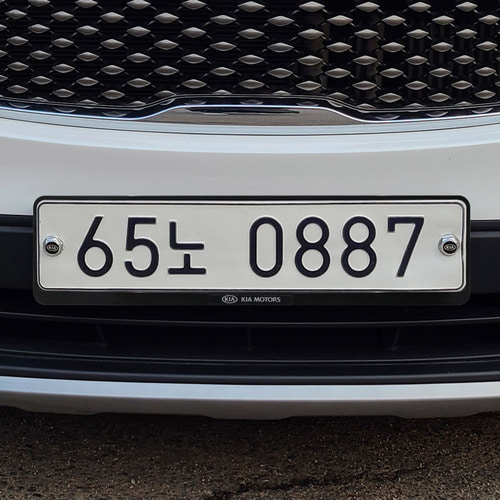
#> input picture hyunjun/car44.jpg, 500 x 500 px, found by its file name
$ python main.py
#> lines starting #> are read from the running program, lines starting #| are printed output that depends on the picture; after the words box and inside, x2 and y2 are one past the last pixel; in counts of white or black regions, pixels touching at a corner belong together
# https://velog.io/@mactto3487/%ED%94%84%EB%A1%9C%EC%A0%9D%ED%8A%B8-OpenCV-%EC%9E%90%EB%8F%99%EC%B0%A8-%EB%B2%88%ED%98%B8%ED%8C%90-%EC%9D%B8%EC%8B%9D#1-%EB%9D%BC%EC%9D%B4%EB%B8%8C%EB%9F%AC%EB%A6%AC-%ED%98%B8%EC%B6%9C
import cv2
import numpy as np
import matplotlib.pyplot as plt
import pytesseract
import re
plt.style.use('dark_background')

img_ori = cv2.imread('/Users/youngwonchoi/Desktop/20240307/01.FinalProject/ML/hyunjun/car44.jpg')
#> img_ori is the input picture: shape (500, 500, 3); mean B, G, R 81.2, 78.8, 79.1

height, width, channel = img_ori.shape
#> height = 500; width = 500; channel = 3

print(height, width, channel)
#| 500 500 3

gray = cv2.cvtColor(img_ori, cv2.COLOR_BGR2GRAY)

hsv = cv2.cvtColor(img_ori, cv2.COLOR_BGR2HSV)
#> hsv: shape (500, 500, 3); mean H, S, V 85.9, 59.5, 83.9
gray = hsv[:, :, 2]

img_thresh = cv2.adaptiveThreshold(
    gray,
    maxValue=255.0,
    adaptiveMethod=cv2.ADAPTIVE_THRESH_GAUSSIAN_C,
    thresholdType=cv2.THRESH_BINARY_INV,
    blockSize=19,
    C=9
)
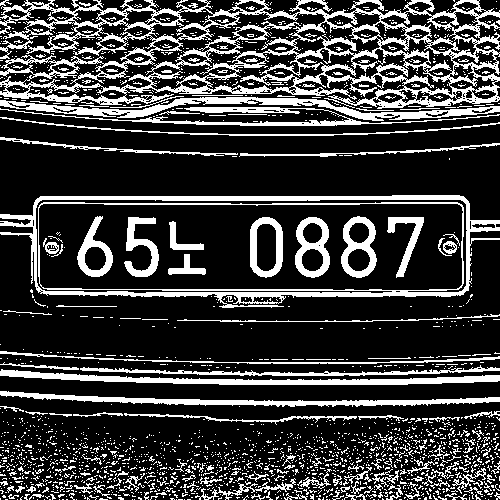
#> img_thresh: shape (500, 500); 23.6% white; 2028 white regions (1881 under 20 px), largest, box (x1, y1, x2, y2) and area: (0, 0, 500, 109) 17671, (0, 195, 500, 308) 7254, (0, 97, 500, 121) 3126

img_blurred = cv2.GaussianBlur(gray, ksize=(5, 5), sigmaX=0)
img_blur_thresh = cv2.adaptiveThreshold(
    img_blurred,
    maxValue=255.0,
    adaptiveMethod=cv2.ADAPTIVE_THRESH_GAUSSIAN_C,
    thresholdType=cv2.THRESH_BINARY_INV,
    blockSize=19,
    C=9
)
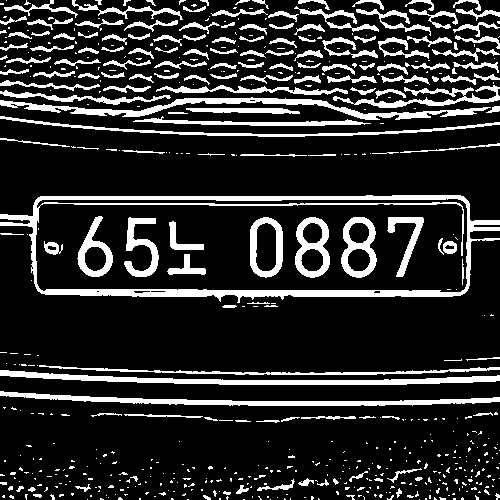
#> img_blur_thresh: shape (500, 500); 17.1% white; 595 white regions (435 under 20 px)
#사진의 윤곽선 따기
contours, _ = cv2.findContours(
    img_blur_thresh,
    mode=cv2.RETR_LIST,
    method=cv2.CHAIN_APPROX_SIMPLE
)
#> contours = 612 contours, 480 with area under 20; largest, box (x1, y1, x2, y2) and area: (0, 195, 500, 303) 43932, (35, 198, 468, 293) 38528, (0, 370, 500, 385) 2148, (0, 97, 491, 120) 2082, (0, 391, 500, 406) 1940
#사각형의 형태로 그려내기
temp_result = np.zeros((height, width, channel), dtype=np.uint8)

contours_dict = []

for contour in contours:
    x, y, w, h = cv2.boundingRect(contour)
    # cv2.rectangle(temp_result, pt1=(x,y), pt2=(x+w, y+h), color=(255,255,255), thickness=2)

    contours_dict.append({
        'contour': contour,
        'x': x,
        'y': y,
        'w': w,
        'h': h,
        'cx': x + (w / 2),
        'cy': y + (h / 2)
    })
#> this loop made 612 passes
#> (x, y, w, h) on passes 1, 2, 5: (419, 499, 1, 1), (270, 499, 1, 1), (87, 499, 1, 1)
#> after the loop, contours_dict = 612 items

#번호판 글자 추려내기
MIN_AREA = 80
MIN_WIDTH, MIN_HEIGHT=2, 8
MIN_RATIO, MAX_RATIO = 0.25, 1.0

possible_contours = []

cnt = 0
for d in contours_dict:
    area = d['w'] * d['h']
    ratio = d['w'] / d['h']

    if area > MIN_AREA \
    and d['w'] > MIN_WIDTH and d['h'] > MIN_HEIGHT \
    and MIN_RATIO < ratio < MAX_RATIO:
        d['idx'] = cnt
        cnt += 1
        possible_contours.append(d)
#> this loop made 612 passes
#> (area, ratio) on passes 16, 29, 32, 33, 35, 36, 39, 47, 48, 50, 56, 60: (21, 2.33), (20, 0.8), (21, 2.33), (35, 1.4), (45, 1.8), (40, 1.6), (20, 1.25), (30, 0.833), (36, 2.25), (35, 0.714), (28, 1.75), (24, 0.667)
#> after the loop, cnt = 10; possible_contours = 10 items

temp_result = np.zeros((height, width, channel), dtype = np.uint8)

for d in possible_contours:
    cv2.rectangle(temp_result, pt1=(d['x'], d['y']), pt2=(d['x']+d['w'], d['y']+d['h']), color=(255, 255, 255), thickness=2)
#> this loop made 10 passes
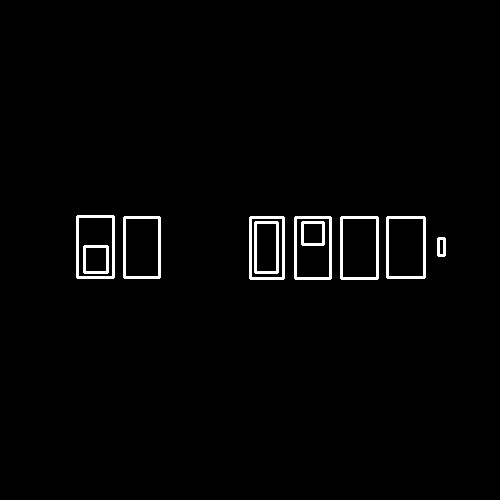
#> temp_result: shape (500, 500, 3); 1.8% white; 10 white regions, largest, box (x1, y1, x2, y2) and area: (76, 215, 115, 279) 578, (340, 216, 379, 280) 578, (386, 216, 426, 279) 578


#번호판의 특성 기준 강화
MAX_DIAG_MULTIPLYER = 5
MAX_ANGLE_DIFF = 12.0
MAX_AREA_DIFF = 0.5
MAX_WIDTH_DIFF = 0.8
MAX_HEIGHT_DIFF = 0.2
MIN_N_MATCHED = 3

def find_chars(contour_list):
    matched_result_idx = []

    for d1 in contour_list:
        matched_contours_idx = []
        for d2 in contour_list:
            if d1['idx'] == d2['idx']:
                continue

            dx = abs(d1['cx'] - d2['cx'])
            dy = abs(d1['cy'] - d2['cy'])

            diagonal_length1 = np.sqrt(d1['w'] ** 2 + d1['h'] ** 2)

            distance = np.linalg.norm(np.array([d1['cx'], d1['cy']]) - np.array([d2['cx'], d2['cy']]))
            if dx == 0:
                angle_diff = 90
            else:
                angle_diff = np.degrees(np.arctan(dy / dx))
            area_diff = abs(d1['w'] * d1['h'] - d2['w'] * d2['h']) / (d1['w'] * d1['h'])
            width_diff = abs(d1['w'] - d2['w']) / d1['w']
            height_diff = abs(d1['h'] - d2['h']) / d1['h']

            if distance < diagonal_length1 * MAX_DIAG_MULTIPLYER \
            and angle_diff < MAX_ANGLE_DIFF and area_diff < MAX_AREA_DIFF \
            and width_diff < MAX_WIDTH_DIFF and height_diff < MAX_HEIGHT_DIFF:
                matched_contours_idx.append(d2['idx'])

        matched_contours_idx.append(d1['idx'])

        if len(matched_contours_idx) < MIN_N_MATCHED:
            continue

        matched_result_idx.append(matched_contours_idx)

        unmatched_contour_idx = []
        for d4 in contour_list:
            if d4['idx'] not in matched_contours_idx:
                unmatched_contour_idx.append(d4['idx'])

        unmatched_contour = np.take(possible_contours, unmatched_contour_idx)

        recursive_contour_list = find_chars(unmatched_contour)

        for idx in recursive_contour_list:
            matched_result_idx.append(idx)

        break
#> this loop made 5 passes
#> after the loop, matched_result_idx = [[5, 6, 7, 8, 9, 4]]

    return matched_result_idx

result_idx = find_chars(possible_contours)
#> result_idx = [[5, 6, 7, 8, 9, 4]]

matched_result = []
for idx_list in result_idx:
    matched_result.append(np.take(possible_contours, idx_list))
#> this loop made 1 pass
#> after the loop, matched_result = 1 item

temp_result = np.zeros((height, width, channel), dtype=np.uint8)
#> temp_result: shape (500, 500, 3); every value is 0

for r in matched_result:
    for d in r:
        cv2.rectangle(temp_result, pt1=(d['x'], d['y']), pt2=(d['x']+d['w'], d['y']+d['h']), color=(255,255,255), thickness=2)
#> this loop made 1 pass
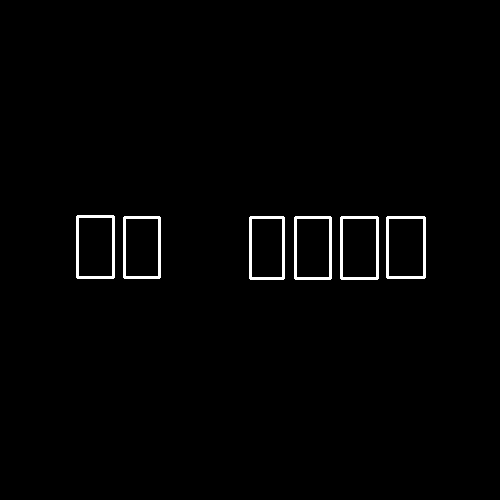
#> temp_result: shape (500, 500, 3); 1.4% white; 6 white regions, box (x1, y1, x2, y2) and area: (76, 215, 115, 279) 578, (340, 216, 379, 280) 578, (386, 216, 426, 279) 578, (294, 216, 332, 280) 572, (123, 216, 161, 279) 566, (249, 216, 285, 280) 560

plt.figure(figsize=(8, 6))
plt.imshow(temp_result, cmap='gray')


#번호판 정방향화
PLATE_WIDTH_PADDING = 1.3 # 1.3
PLATE_HEIGHT_PADDING = 1.5 # 1.5
MIN_PLATE_RATIO = 3
MAX_PLATE_RATIO = 10

plate_imgs = []
plate_infos = []

for i, matched_chars in enumerate(matched_result):
    sorted_chars = sorted(matched_chars, key=lambda x: x['cx'])

    plate_cx = (sorted_chars[0]['cx'] + sorted_chars[-1]['cx']) / 2
    plate_cy = (sorted_chars[0]['cy'] + sorted_chars[-1]['cy']) / 2

    plate_width = (sorted_chars[-1]['x'] + sorted_chars[-1]['w'] - sorted_chars[0]['x']) * PLATE_WIDTH_PADDING

    sum_height = 0
    for d in sorted_chars:
        sum_height += d['h']

    plate_height = int(sum_height / len(sorted_chars) * PLATE_HEIGHT_PADDING)

    triangle_height = sorted_chars[-1]['cy'] - sorted_chars[0]['cy']
    triangle_hypotenus = np.linalg.norm(
        np.array([sorted_chars[0]['cx'], sorted_chars[0]['cy']]) -
        np.array([sorted_chars[-1]['cx'], sorted_chars[-1]['cy']])
    )

    angle = np.degrees(np.arcsin(triangle_height / triangle_hypotenus))

    rotation_matrix = cv2.getRotationMatrix2D(center=(plate_cx, plate_cy), angle=angle, scale=1.0)

    img_rotated = cv2.warpAffine(img_thresh, M=rotation_matrix, dsize=(width, height))

    img_cropped = cv2.getRectSubPix(
        img_rotated,
        patchSize=(int(plate_width), int(plate_height)),
        center=(int(plate_cx), int(plate_cy))
    )

    if img_cropped.shape[1] / img_cropped.shape[0] < MIN_PLATE_RATIO or img_cropped.shape[1] / img_cropped.shape[0] < MIN_PLATE_RATIO > MAX_PLATE_RATIO:
        continue

    plate_imgs.append(img_cropped)
    plate_infos.append({
        'x': int(plate_cx - plate_width / 2),
        'y': int(plate_cy - plate_height / 2),
        'w': int(plate_width),
        'h': int(plate_height)
    })
#> this loop made 1 pass
#> (plate_cx, plate_cy, plate_width, plate_height, triangle_height, triangle_hypotenus, angle) on pass 1: (250.2, 246.8, 451.1, 91, 0.5, 310.5, 0.0923)
#> pass 1, `img_cropped = cv2.getRectSubPix( img_rotated, patchSize=(int(plate_wid..`:
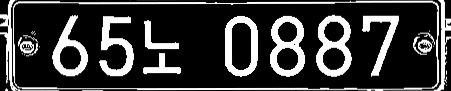
#> img_cropped: shape (91, 451); min 0, max 255, mean 57.4
#> after the loop, plate_imgs = 1 item; plate_infos = 1 item

#번호판 선별을 못할경우 후보군
longest_idx, longest_text = -1, 0
plate_chars = []

for i, plate_img in enumerate(plate_imgs):
    plate_img = cv2.resize(plate_img, dsize=(0, 0), fx=1.6, fy=1.6)
    _, plate_img = cv2.threshold(plate_img, thresh=0.0, maxval=255.0, type=cv2.THRESH_BINARY | cv2.THRESH_OTSU)

    # find contours again (same as above)
    contours, _ = cv2.findContours(plate_img, mode=cv2.RETR_LIST, method=cv2.CHAIN_APPROX_SIMPLE)

    plate_min_x, plate_min_y = plate_img.shape[1], plate_img.shape[0]
    plate_max_x, plate_max_y = 0, 0

    for contour in contours:
        x, y, w, h = cv2.boundingRect(contour)

        area = w * h
        ratio = w / h

        if area > MIN_AREA \
        and w > MIN_WIDTH and h > MIN_HEIGHT \
        and MIN_RATIO < ratio < MAX_RATIO:
            if x < plate_min_x:
                plate_min_x = x
            if y < plate_min_y:
                plate_min_y = y
            if x + w > plate_max_x:
                plate_max_x = x + w
            if y + h > plate_max_y:
                plate_max_y = y + h

    img_result = plate_img[plate_min_y:plate_max_y, plate_min_x:plate_max_x]

#tesseract를 사용한 번호판 문자열 검출
    img_result = cv2.GaussianBlur(img_result, ksize=(3, 3), sigmaX=0)
    _, img_result = cv2.threshold(img_result, thresh=0.0, maxval=255.0, type=cv2.THRESH_BINARY | cv2.THRESH_OTSU)
    img_result = cv2.copyMakeBorder(img_result, top=10, bottom=10, left=10, right=10, borderType=cv2.BORDER_CONSTANT, value=(0,0,0))

    pytesseract.tesseract_cmd = '/opt/homebrew/Cellar/tesseract/5.4.1/share/tessdata' #TesseractNotFoundError: tesseract is not installed or it's not in your PATH. See README file for more information. 에러 메시지 나올 경우
#> (the run stopped early here; a loop or call above may not have finished)
